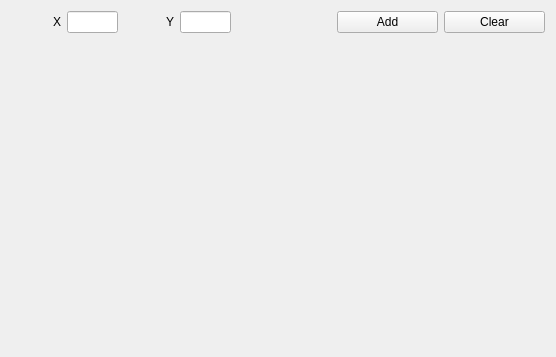
<?xml version="1.0" encoding="UTF-8"?>
<ui version="4.0">
 <class>Tab5ChartPlot</class>
 <widget class="QWidget" name="Tab5ChartPlot">
  <property name="geometry">
   <rect>
    <x>0</x>
    <y>0</y>
    <width>556</width>
    <height>357</height>
   </rect>
  </property>
  <property name="windowTitle">
   <string>Form</string>
  </property>
  <layout class="QVBoxLayout" name="verticalLayout" stretch="1,9">
   <item>
    <layout class="QHBoxLayout" name="horizontalLayout" stretch="1,1,1,1,2,2,2">
     <item>
      <widget class="QLabel" name="label">
       <property name="text">
        <string>X</string>
       </property>
       <property name="alignment">
        <set>Qt::AlignRight|Qt::AlignTrailing|Qt::AlignVCenter</set>
       </property>
      </widget>
     </item>
     <item>
      <widget class="QLineEdit" name="pLEx"/>
     </item>
     <item>
      <widget class="QLabel" name="label_2">
       <property name="text">
        <string>Y</string>
       </property>
       <property name="alignment">
        <set>Qt::AlignRight|Qt::AlignTrailing|Qt::AlignVCenter</set>
       </property>
      </widget>
     </item>
     <item>
      <widget class="QLineEdit" name="pLEy"/>
     </item>
     <item>
      <spacer name="horizontalSpacer">
       <property name="orientation">
        <enum>Qt::Horizontal</enum>
       </property>
       <property name="sizeHint" stdset="0">
        <size>
         <width>40</width>
         <height>20</height>
        </size>
       </property>
      </spacer>
     </item>
     <item>
      <widget class="QPushButton" name="pPBAdd">
       <property name="text">
        <string>Add</string>
       </property>
      </widget>
     </item>
     <item>
      <widget class="QPushButton" name="pPBClear">
       <property name="text">
        <string>Clear</string>
       </property>
      </widget>
     </item>
    </layout>
   </item>
   <item>
    <layout class="QHBoxLayout" name="pChartHLayout"/>
   </item>
  </layout>
 </widget>
 <resources/>
 <connections/>
</ui>
